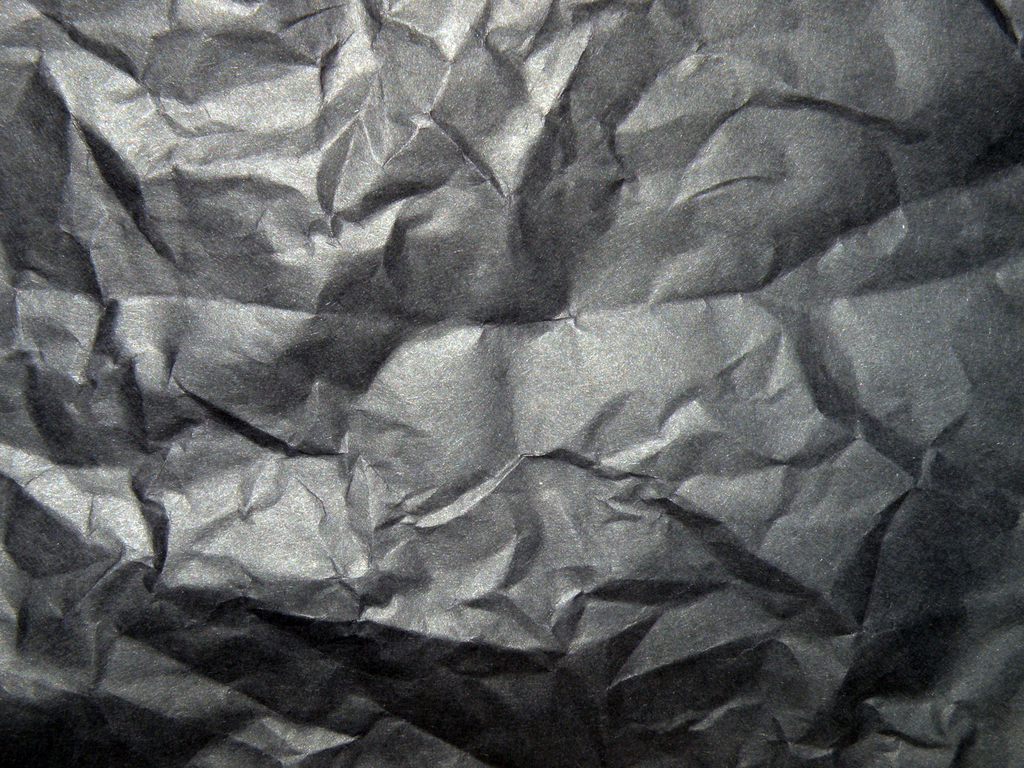
#> input picture templates/crumpled_paper__alpha8.png, 1024 x 768 px; its folder holds only this picture in this run
$ python gen_texture_grayscale.py
#> lines starting #> are read from the running program, lines starting #| are printed output that depends on the picture
#!/usr/bin/env python2
# -*- coding: utf-8 -*-
"""
Created on Mon Mar 13 15:24:02 2017

@author: po-hsuan


texture_alpha_template_converter

The function converts random JPEG, PNG images into grayscale images.

The output image then later can be used as alpha maps.
"""
from PIL import Image, ImageOps
from skimage import io
import glob, os


def gen_gray():
    image_list = glob.glob('./templates/*_alpha*.*')
    for img_path in image_list:
        # extract the file name from the file path
        fileplace, filename = os.path.split(img_path)
        filename = filename.rstrip('.jpg')
        filename = filename.rstrip('.jpeg')
        filename = filename.rstrip('.png')

        print(filename)
        image = Image.open(img_path)
        if image.mode != 'L':
            image = image.convert(mode = 'L')
            io.imsave('./alpha_texture/'+ filename +'.jpg', image)


def gen_inverted_gray():

    image_list = glob.glob('./templates/*_alpha*.*')
    for img_path in image_list:
        # extract the file name from the file path
        fileplace, filename = os.path.split(img_path)
        filename = filename.rstrip('.jpg')
        filename = filename.rstrip('.jpeg')
        filename = filename.rstrip('.png')

        image = Image.open(img_path)
#> image is the input picture: PIL image 1024x768 RGB; mean R, G, B 94.7, 96.7, 97.3
        if image.mode != 'L':
            image = image.convert(mode = 'L')
#> image: PIL image 1024x768 L

        image = ImageOps.invert(image)
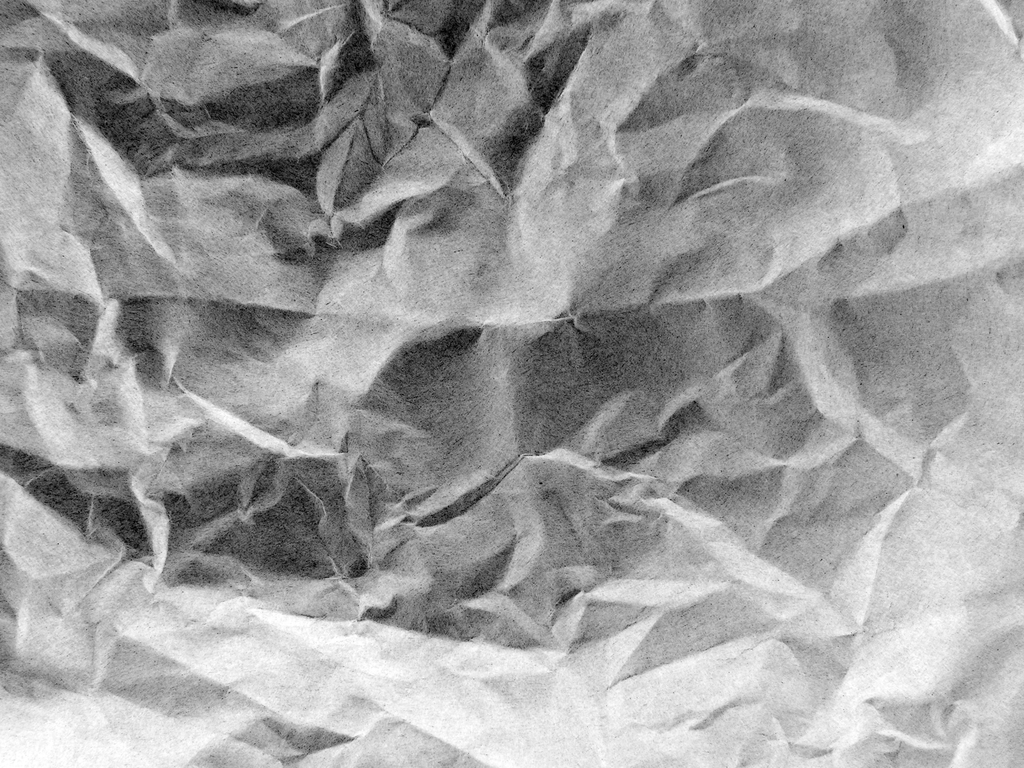
#> image: PIL image 1024x768 L; min 0, max 255, mean 158.8
#> (the run stopped early here; a loop or call above may not have finished)
